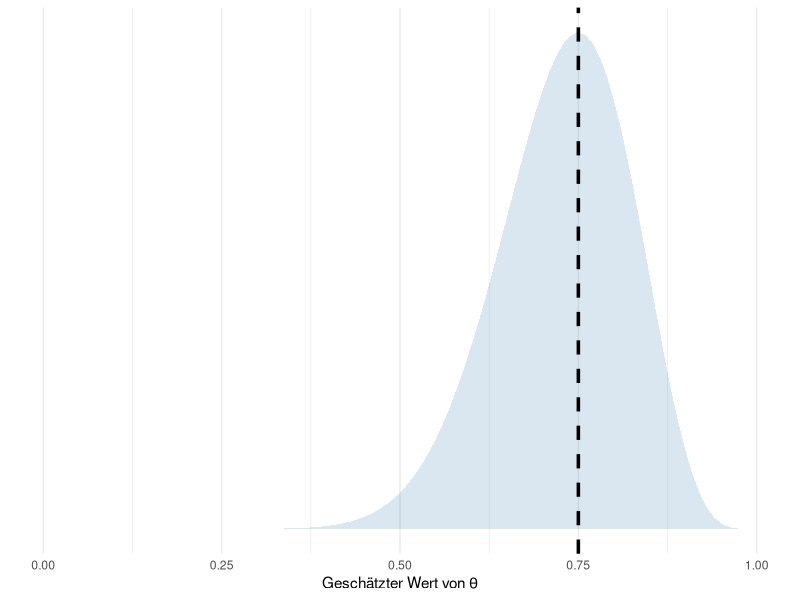

The R source for this figure:
## ---- chunk 1
correct <- 15 # Anzahl korrekter Antworten
trials <- 20 # Anzahl Trials insgesamt
## ---- chunk 2
theta <- correct / trials
theta
## ---- chunk 3
library(tidyverse)
## ---- chunk 4
tibble(x = seq(from = 0, to = 1, by = .01)) |>
    mutate(density = dbinom(15, 20, x)) |>
    ggplot(aes(x = x, ymin = 0, ymax = density)) +
    geom_ribbon(alpha = 0.2, fill = "steelblue") +
    geom_vline(xintercept = theta, linetype = 2, linewidth = 1.2) +
    scale_y_continuous(NULL, breaks = NULL) +
    coord_cartesian(xlim = c(0, 1)) +
    labs(x = expression(paste("Geschätzter Wert von ", theta))) +
    theme_minimal()
